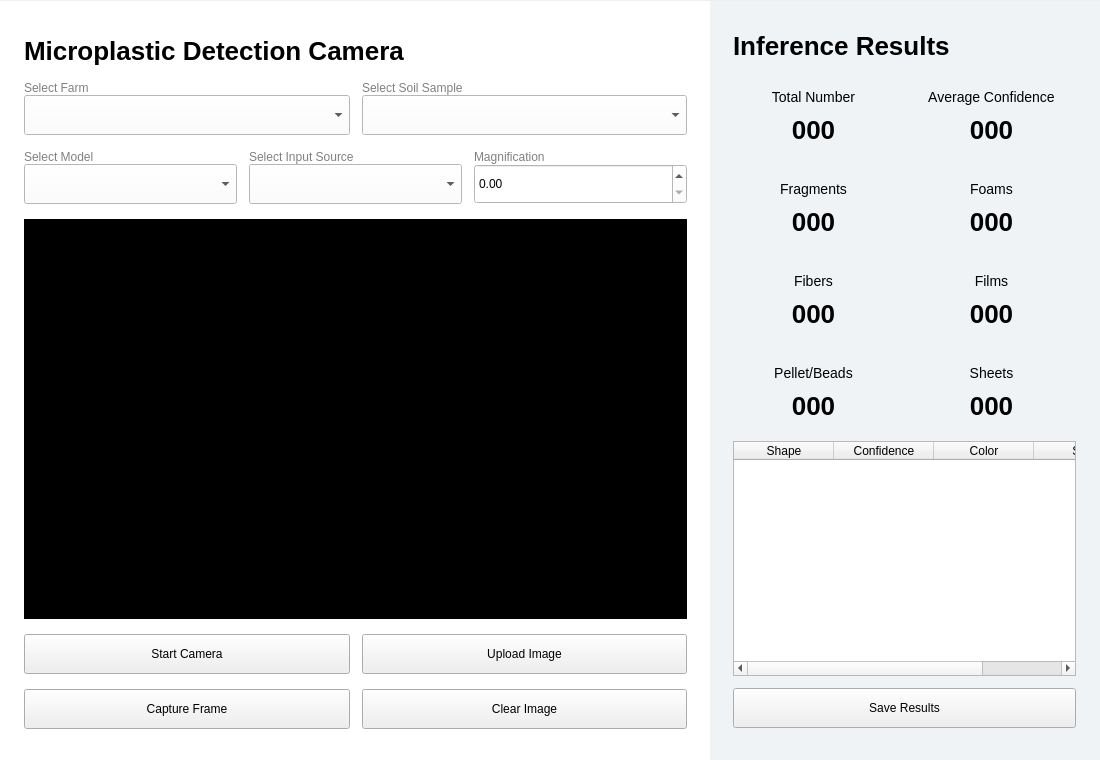
<?xml version="1.0" encoding="UTF-8"?>
<ui version="4.0">
 <class>Form</class>
 <widget class="QWidget" name="Form">
  <property name="windowModality">
   <enum>Qt::NonModal</enum>
  </property>
  <property name="geometry">
   <rect>
    <x>0</x>
    <y>0</y>
    <width>1100</width>
    <height>760</height>
   </rect>
  </property>
  <property name="sizePolicy">
   <sizepolicy hsizetype="Fixed" vsizetype="Fixed">
    <horstretch>0</horstretch>
    <verstretch>0</verstretch>
   </sizepolicy>
  </property>
  <property name="windowTitle">
   <string>Form</string>
  </property>
  <property name="styleSheet">
   <string notr="true">QWidget {
    font-family: &quot;Inter&quot;;
    font-size: 12pt;
}

QPushButton {
    background-color: black;
    color: white;
    border-radius: 5px;
	font-weight:bold;
}

QPushButton[designClass=&quot;lightButton&quot;] {
    background-color: white;
    color: black;
    border-radius: 5px;
border: 1px solid black;
font-weight:bold;
}

QFrame[designClass=&quot;inferenceCard&quot;]{
background-color:white;
border-radius:5px;
border: 1px solid rgb(134, 134, 134);
}

/*-----------------COMBO BOX----------------------------*/


QComboBox {
    background-color: #ffffff;
    border: 1px solid #d0d0d0;
    border-radius: 6px;
    padding: 6px 30px 6px 10px;
    font-size: 13px;
    color: #333333;
}

QComboBox:hover {
    border: 1px solid #a0a0a0;
}

QComboBox:focus {
    border: 1px solid #0078d4;
}

QComboBox::drop-down {
    border: none;
    width: 25px;
}

/* Use a ▼ Unicode symbol instead of a PNG */
QComboBox::down-arrow {
    color: #555555;
    font-size: 12px;
    content: &quot;\25BC&quot;;  /* ▼ */
    margin-right: 8px;
}


/*-----------------SPIN BOX-------------------------------*/
QDoubleSpinBox {
    background-color: #ffffff;
    border: 1px solid #d0d0d0;
    border-radius: 6px;
    padding: 6px 10px;
    font-size: 13px;
    color: #333333;
}

QDoubleSpinBox:hover {
    border: 1px solid #a0a0a0;
}

QDoubleSpinBox:focus {
    border: 1px solid #0078d4;
}

/* Remove the ugly default arrows styling */
QDoubleSpinBox::up-button, 
QDoubleSpinBox::down-button {
    background: transparent;
    border: none;
    width: 20px;
}

/* Modern minimal up/down arrows */
QDoubleSpinBox::up-arrow {
    image: url(:/qt-project.org/styles/commonstyle/images/arrow-up-16.png);
    width: 10px;
    height: 10px;
}

QDoubleSpinBox::down-arrow {
    image: url(:/qt-project.org/styles/commonstyle/images/arrow-down-16.png);
    width: 10px;
    height: 10px;
}

/* Dropdown-style popup for editing (if applicable) */
QDoubleSpinBox QAbstractItemView {
    background-color: #ffffff;
    border: 1px solid #cfcfcf;
    border-radius: 6px;
    padding: 4px;
    selection-background-color: #e6f2ff;
}

/*-----------------LINE EDIT----------------------------*/

QLineEdit {
    background-color: #ffffff;
    border: 1px solid #d0d0d0;
    border-radius: 6px;
    padding: 6px 10px;
    font-size: 13px;
    color: #333333;
    selection-background-color: #cce4ff;  /* light blue text highlight */
}

QLineEdit:hover {
    border: 1px solid #a0a0a0;
}

QLineEdit:focus {
    border: 1px solid #0078d4; /* same focus blue as combobox */
    outline: none;
}
</string>
  </property>
  <widget class="QWidget" name="widget" native="true">
   <property name="geometry">
    <rect>
     <x>0</x>
     <y>0</y>
     <width>1100</width>
     <height>760</height>
    </rect>
   </property>
   <widget class="QWidget" name="layoutWidget">
    <property name="geometry">
     <rect>
      <x>0</x>
      <y>0</y>
      <width>1102</width>
      <height>762</height>
     </rect>
    </property>
    <layout class="QHBoxLayout" name="horizontalLayout_2">
     <property name="spacing">
      <number>0</number>
     </property>
     <item>
      <widget class="QWidget" name="cameraSection" native="true">
       <property name="sizePolicy">
        <sizepolicy hsizetype="Fixed" vsizetype="Fixed">
         <horstretch>0</horstretch>
         <verstretch>0</verstretch>
        </sizepolicy>
       </property>
       <property name="minimumSize">
        <size>
         <width>710</width>
         <height>760</height>
        </size>
       </property>
       <property name="styleSheet">
        <string notr="true">#cameraSection{
background-color:white;
}</string>
       </property>
       <widget class="QWidget" name="layoutWidget">
        <property name="geometry">
         <rect>
          <x>0</x>
          <y>0</y>
          <width>711</width>
          <height>767</height>
         </rect>
        </property>
        <layout class="QVBoxLayout" name="verticalLayout_5">
         <property name="spacing">
          <number>12</number>
         </property>
         <property name="leftMargin">
          <number>24</number>
         </property>
         <property name="topMargin">
          <number>32</number>
         </property>
         <property name="rightMargin">
          <number>24</number>
         </property>
         <property name="bottomMargin">
          <number>32</number>
         </property>
         <item>
          <widget class="QLabel" name="label">
           <property name="sizePolicy">
            <sizepolicy hsizetype="Minimum" vsizetype="Fixed">
             <horstretch>0</horstretch>
             <verstretch>0</verstretch>
            </sizepolicy>
           </property>
           <property name="styleSheet">
            <string notr="true">QLabel {
font-size: 26px;
font-weight:bold;
}</string>
           </property>
           <property name="text">
            <string>Microplastic Detection Camera</string>
           </property>
          </widget>
         </item>
         <item>
          <layout class="QHBoxLayout" name="horizontalLayout_3">
           <item>
            <layout class="QVBoxLayout" name="verticalLayout">
             <property name="spacing">
              <number>0</number>
             </property>
             <item>
              <widget class="QLabel" name="label_2">
               <property name="sizePolicy">
                <sizepolicy hsizetype="Fixed" vsizetype="Fixed">
                 <horstretch>0</horstretch>
                 <verstretch>0</verstretch>
                </sizepolicy>
               </property>
               <property name="styleSheet">
                <string notr="true">QLabel {
color:gray;
}</string>
               </property>
               <property name="text">
                <string>Select Farm</string>
               </property>
              </widget>
             </item>
             <item>
              <widget class="QComboBox" name="farmCombo">
               <property name="minimumSize">
                <size>
                 <width>0</width>
                 <height>40</height>
                </size>
               </property>
               <property name="cursor">
                <cursorShape>PointingHandCursor</cursorShape>
               </property>
               <property name="styleSheet">
                <string notr="true">QComboBox{
background-color:white;
color:black;
}</string>
               </property>
               <property name="frame">
                <bool>true</bool>
               </property>
              </widget>
             </item>
            </layout>
           </item>
           <item>
            <layout class="QVBoxLayout" name="verticalLayout_2">
             <property name="spacing">
              <number>0</number>
             </property>
             <item>
              <widget class="QLabel" name="label_3">
               <property name="sizePolicy">
                <sizepolicy hsizetype="Fixed" vsizetype="Fixed">
                 <horstretch>0</horstretch>
                 <verstretch>0</verstretch>
                </sizepolicy>
               </property>
               <property name="styleSheet">
                <string notr="true">QLabel {
color:gray;
}</string>
               </property>
               <property name="text">
                <string>Select Soil Sample</string>
               </property>
              </widget>
             </item>
             <item>
              <widget class="QComboBox" name="soilCombo">
               <property name="minimumSize">
                <size>
                 <width>0</width>
                 <height>40</height>
                </size>
               </property>
               <property name="styleSheet">
                <string notr="true">QComboBox{
background-color:white;
color:black;
}</string>
               </property>
               <property name="frame">
                <bool>true</bool>
               </property>
              </widget>
             </item>
            </layout>
           </item>
          </layout>
         </item>
         <item>
          <layout class="QHBoxLayout" name="horizontalLayout_4">
           <item>
            <layout class="QVBoxLayout" name="modelCombo">
             <property name="spacing">
              <number>0</number>
             </property>
             <item>
              <widget class="QLabel" name="label_5">
               <property name="sizePolicy">
                <sizepolicy hsizetype="Fixed" vsizetype="Fixed">
                 <horstretch>0</horstretch>
                 <verstretch>0</verstretch>
                </sizepolicy>
               </property>
               <property name="styleSheet">
                <string notr="true">QLabel {
color:gray;
}</string>
               </property>
               <property name="text">
                <string>Select Model</string>
               </property>
              </widget>
             </item>
             <item>
              <widget class="QComboBox" name="sourceCombo_2">
               <property name="minimumSize">
                <size>
                 <width>0</width>
                 <height>40</height>
                </size>
               </property>
               <property name="styleSheet">
                <string notr="true">QComboBox{
background-color:white;
color:black;
}</string>
               </property>
               <property name="frame">
                <bool>true</bool>
               </property>
              </widget>
             </item>
            </layout>
           </item>
           <item>
            <layout class="QVBoxLayout" name="verticalLayout_3">
             <property name="spacing">
              <number>0</number>
             </property>
             <item>
              <widget class="QLabel" name="label_4">
               <property name="sizePolicy">
                <sizepolicy hsizetype="Fixed" vsizetype="Fixed">
                 <horstretch>0</horstretch>
                 <verstretch>0</verstretch>
                </sizepolicy>
               </property>
               <property name="styleSheet">
                <string notr="true">QLabel {
color:gray;
}</string>
               </property>
               <property name="text">
                <string>Select Input Source</string>
               </property>
              </widget>
             </item>
             <item>
              <widget class="QComboBox" name="sourceCombo">
               <property name="minimumSize">
                <size>
                 <width>0</width>
                 <height>40</height>
                </size>
               </property>
               <property name="styleSheet">
                <string notr="true">QComboBox{
background-color:white;
color:black;
}</string>
               </property>
               <property name="frame">
                <bool>true</bool>
               </property>
              </widget>
             </item>
            </layout>
           </item>
           <item>
            <layout class="QVBoxLayout" name="verticalLayout_4">
             <property name="spacing">
              <number>0</number>
             </property>
             <item>
              <widget class="QLabel" name="label_6">
               <property name="sizePolicy">
                <sizepolicy hsizetype="Fixed" vsizetype="Fixed">
                 <horstretch>0</horstretch>
                 <verstretch>0</verstretch>
                </sizepolicy>
               </property>
               <property name="styleSheet">
                <string notr="true">QLabel {
color:gray;
}</string>
               </property>
               <property name="text">
                <string>Magnification</string>
               </property>
              </widget>
             </item>
             <item>
              <widget class="QDoubleSpinBox" name="doubleSpinBox">
               <property name="minimumSize">
                <size>
                 <width>0</width>
                 <height>40</height>
                </size>
               </property>
               <property name="styleSheet">
                <string notr="true">QDoubleSpinBox{
background-color:white;
color:black;
}</string>
               </property>
               <property name="wrapping">
                <bool>false</bool>
               </property>
               <property name="frame">
                <bool>true</bool>
               </property>
              </widget>
             </item>
            </layout>
           </item>
          </layout>
         </item>
         <item>
          <widget class="QGraphicsView" name="cameraView">
           <property name="sizePolicy">
            <sizepolicy hsizetype="Minimum" vsizetype="Fixed">
             <horstretch>0</horstretch>
             <verstretch>0</verstretch>
            </sizepolicy>
           </property>
           <property name="minimumSize">
            <size>
             <width>655</width>
             <height>400</height>
            </size>
           </property>
           <property name="styleSheet">
            <string notr="true">QWidget{
background-color:black;
}</string>
           </property>
           <property name="sizeAdjustPolicy">
            <enum>QAbstractScrollArea::AdjustIgnored</enum>
           </property>
          </widget>
         </item>
         <item>
          <layout class="QHBoxLayout" name="horizontalLayout_5">
           <item>
            <widget class="QPushButton" name="cameraControlButton">
             <property name="minimumSize">
              <size>
               <width>0</width>
               <height>40</height>
              </size>
             </property>
             <property name="text">
              <string>Start Camera</string>
             </property>
             <property name="designClass" stdset="0">
              <string>lightButton</string>
             </property>
            </widget>
           </item>
           <item>
            <widget class="QPushButton" name="imgUploadButton">
             <property name="minimumSize">
              <size>
               <width>0</width>
               <height>40</height>
              </size>
             </property>
             <property name="text">
              <string>Upload Image</string>
             </property>
             <property name="designClass" stdset="0">
              <string>lightButton</string>
             </property>
            </widget>
           </item>
          </layout>
         </item>
         <item>
          <layout class="QHBoxLayout" name="horizontalLayout_6">
           <item>
            <widget class="QPushButton" name="captureButton">
             <property name="minimumSize">
              <size>
               <width>0</width>
               <height>40</height>
              </size>
             </property>
             <property name="text">
              <string>Capture Frame</string>
             </property>
            </widget>
           </item>
           <item>
            <widget class="QPushButton" name="clearImgButton">
             <property name="minimumSize">
              <size>
               <width>0</width>
               <height>40</height>
              </size>
             </property>
             <property name="text">
              <string>Clear Image</string>
             </property>
            </widget>
           </item>
          </layout>
         </item>
        </layout>
       </widget>
      </widget>
     </item>
     <item>
      <widget class="QWidget" name="resultsSection" native="true">
       <property name="sizePolicy">
        <sizepolicy hsizetype="Fixed" vsizetype="Fixed">
         <horstretch>0</horstretch>
         <verstretch>0</verstretch>
        </sizepolicy>
       </property>
       <property name="minimumSize">
        <size>
         <width>390</width>
         <height>760</height>
        </size>
       </property>
       <property name="styleSheet">
        <string notr="true">#resultsSection{
background-color:  #f0f3f6;
}

QLabel {
background-color:none;
}</string>
       </property>
       <widget class="QWidget" name="layoutWidget">
        <property name="geometry">
         <rect>
          <x>-1</x>
          <y>-2</y>
          <width>391</width>
          <height>761</height>
         </rect>
        </property>
        <layout class="QVBoxLayout" name="verticalLayout_17">
         <property name="spacing">
          <number>12</number>
         </property>
         <property name="leftMargin">
          <number>24</number>
         </property>
         <property name="topMargin">
          <number>32</number>
         </property>
         <property name="rightMargin">
          <number>24</number>
         </property>
         <property name="bottomMargin">
          <number>32</number>
         </property>
         <item>
          <widget class="QLabel" name="label_7">
           <property name="sizePolicy">
            <sizepolicy hsizetype="Minimum" vsizetype="Fixed">
             <horstretch>0</horstretch>
             <verstretch>0</verstretch>
            </sizepolicy>
           </property>
           <property name="styleSheet">
            <string notr="true">QLabel {
font-size: 26px;
font-weight:bold;
background-color:none;
}</string>
           </property>
           <property name="text">
            <string>Inference Results</string>
           </property>
          </widget>
         </item>
         <item>
          <layout class="QHBoxLayout" name="horizontalLayout_7">
           <item>
            <widget class="QFrame" name="frame">
             <property name="sizePolicy">
              <sizepolicy hsizetype="Minimum" vsizetype="Minimum">
               <horstretch>0</horstretch>
               <verstretch>0</verstretch>
              </sizepolicy>
             </property>
             <property name="minimumSize">
              <size>
               <width>160</width>
               <height>80</height>
              </size>
             </property>
             <property name="frameShape">
              <enum>QFrame::NoFrame</enum>
             </property>
             <property name="designClass" stdset="0">
              <string>inferenceCard</string>
             </property>
             <widget class="QWidget" name="layoutWidget">
              <property name="geometry">
               <rect>
                <x>0</x>
                <y>0</y>
                <width>161</width>
                <height>84</height>
               </rect>
              </property>
              <layout class="QVBoxLayout" name="verticalLayout_6">
               <property name="topMargin">
                <number>12</number>
               </property>
               <property name="bottomMargin">
                <number>12</number>
               </property>
               <item>
                <widget class="QLabel" name="label_8">
                 <property name="sizePolicy">
                  <sizepolicy hsizetype="Minimum" vsizetype="Minimum">
                   <horstretch>0</horstretch>
                   <verstretch>0</verstretch>
                  </sizepolicy>
                 </property>
                 <property name="styleSheet">
                  <string notr="true">QLabel {
font-size: 14px;
background-color:none;
}</string>
                 </property>
                 <property name="text">
                  <string>Total Number</string>
                 </property>
                 <property name="alignment">
                  <set>Qt::AlignCenter</set>
                 </property>
                </widget>
               </item>
               <item>
                <widget class="QLabel" name="totalCount">
                 <property name="sizePolicy">
                  <sizepolicy hsizetype="Minimum" vsizetype="Minimum">
                   <horstretch>0</horstretch>
                   <verstretch>0</verstretch>
                  </sizepolicy>
                 </property>
                 <property name="styleSheet">
                  <string notr="true">QLabel {
font-size: 26px;
font-weight:bold;
background-color:none;
}</string>
                 </property>
                 <property name="text">
                  <string>000</string>
                 </property>
                 <property name="alignment">
                  <set>Qt::AlignCenter</set>
                 </property>
                </widget>
               </item>
              </layout>
             </widget>
            </widget>
           </item>
           <item>
            <widget class="QFrame" name="frame_2">
             <property name="sizePolicy">
              <sizepolicy hsizetype="Minimum" vsizetype="Minimum">
               <horstretch>0</horstretch>
               <verstretch>0</verstretch>
              </sizepolicy>
             </property>
             <property name="minimumSize">
              <size>
               <width>160</width>
               <height>80</height>
              </size>
             </property>
             <property name="frameShape">
              <enum>QFrame::NoFrame</enum>
             </property>
             <property name="designClass" stdset="0">
              <string>inferenceCard</string>
             </property>
             <widget class="QWidget" name="layoutWidget_5">
              <property name="geometry">
               <rect>
                <x>0</x>
                <y>0</y>
                <width>161</width>
                <height>84</height>
               </rect>
              </property>
              <layout class="QVBoxLayout" name="verticalLayout_8">
               <property name="topMargin">
                <number>12</number>
               </property>
               <property name="bottomMargin">
                <number>12</number>
               </property>
               <item>
                <widget class="QLabel" name="label_10">
                 <property name="sizePolicy">
                  <sizepolicy hsizetype="Minimum" vsizetype="Minimum">
                   <horstretch>0</horstretch>
                   <verstretch>0</verstretch>
                  </sizepolicy>
                 </property>
                 <property name="styleSheet">
                  <string notr="true">QLabel {
font-size: 14px;
background-color:none;
}</string>
                 </property>
                 <property name="text">
                  <string>Average Confidence</string>
                 </property>
                 <property name="alignment">
                  <set>Qt::AlignCenter</set>
                 </property>
                </widget>
               </item>
               <item>
                <widget class="QLabel" name="aveConfidence">
                 <property name="sizePolicy">
                  <sizepolicy hsizetype="Minimum" vsizetype="Minimum">
                   <horstretch>0</horstretch>
                   <verstretch>0</verstretch>
                  </sizepolicy>
                 </property>
                 <property name="styleSheet">
                  <string notr="true">QLabel {
font-size: 26px;
font-weight:bold;
background-color:none;
}</string>
                 </property>
                 <property name="text">
                  <string>000</string>
                 </property>
                 <property name="alignment">
                  <set>Qt::AlignCenter</set>
                 </property>
                </widget>
               </item>
              </layout>
             </widget>
            </widget>
           </item>
          </layout>
         </item>
         <item>
          <layout class="QHBoxLayout" name="horizontalLayout_8">
           <item>
            <widget class="QFrame" name="frame_3">
             <property name="sizePolicy">
              <sizepolicy hsizetype="Minimum" vsizetype="Minimum">
               <horstretch>0</horstretch>
               <verstretch>0</verstretch>
              </sizepolicy>
             </property>
             <property name="minimumSize">
              <size>
               <width>160</width>
               <height>80</height>
              </size>
             </property>
             <property name="frameShape">
              <enum>QFrame::NoFrame</enum>
             </property>
             <property name="designClass" stdset="0">
              <string>inferenceCard</string>
             </property>
             <widget class="QWidget" name="layoutWidget_9">
              <property name="geometry">
               <rect>
                <x>0</x>
                <y>0</y>
                <width>161</width>
                <height>84</height>
               </rect>
              </property>
              <layout class="QVBoxLayout" name="verticalLayout_11">
               <property name="topMargin">
                <number>12</number>
               </property>
               <property name="bottomMargin">
                <number>12</number>
               </property>
               <item>
                <widget class="QLabel" name="label_13">
                 <property name="sizePolicy">
                  <sizepolicy hsizetype="Minimum" vsizetype="Minimum">
                   <horstretch>0</horstretch>
                   <verstretch>0</verstretch>
                  </sizepolicy>
                 </property>
                 <property name="styleSheet">
                  <string notr="true">QLabel {
font-size: 14px;
background-color:none;
}</string>
                 </property>
                 <property name="text">
                  <string>Fragments</string>
                 </property>
                 <property name="alignment">
                  <set>Qt::AlignCenter</set>
                 </property>
                </widget>
               </item>
               <item>
                <widget class="QLabel" name="fragmentsCount">
                 <property name="sizePolicy">
                  <sizepolicy hsizetype="Minimum" vsizetype="Minimum">
                   <horstretch>0</horstretch>
                   <verstretch>0</verstretch>
                  </sizepolicy>
                 </property>
                 <property name="styleSheet">
                  <string notr="true">QLabel {
font-size: 26px;
font-weight:bold;
background-color:none;
}</string>
                 </property>
                 <property name="text">
                  <string>000</string>
                 </property>
                 <property name="alignment">
                  <set>Qt::AlignCenter</set>
                 </property>
                </widget>
               </item>
              </layout>
             </widget>
            </widget>
           </item>
           <item>
            <widget class="QFrame" name="frame_4">
             <property name="sizePolicy">
              <sizepolicy hsizetype="Minimum" vsizetype="Minimum">
               <horstretch>0</horstretch>
               <verstretch>0</verstretch>
              </sizepolicy>
             </property>
             <property name="minimumSize">
              <size>
               <width>160</width>
               <height>80</height>
              </size>
             </property>
             <property name="frameShape">
              <enum>QFrame::NoFrame</enum>
             </property>
             <property name="designClass" stdset="0">
              <string>inferenceCard</string>
             </property>
             <widget class="QWidget" name="layoutWidget_10">
              <property name="geometry">
               <rect>
                <x>0</x>
                <y>0</y>
                <width>161</width>
                <height>84</height>
               </rect>
              </property>
              <layout class="QVBoxLayout" name="verticalLayout_12">
               <property name="topMargin">
                <number>12</number>
               </property>
               <property name="bottomMargin">
                <number>12</number>
               </property>
               <item>
                <widget class="QLabel" name="label_14">
                 <property name="sizePolicy">
                  <sizepolicy hsizetype="Minimum" vsizetype="Minimum">
                   <horstretch>0</horstretch>
                   <verstretch>0</verstretch>
                  </sizepolicy>
                 </property>
                 <property name="styleSheet">
                  <string notr="true">QLabel {
font-size: 14px;
background-color:none;
}</string>
                 </property>
                 <property name="text">
                  <string>Foams</string>
                 </property>
                 <property name="alignment">
                  <set>Qt::AlignCenter</set>
                 </property>
                </widget>
               </item>
               <item>
                <widget class="QLabel" name="foamsCount">
                 <property name="sizePolicy">
                  <sizepolicy hsizetype="Minimum" vsizetype="Minimum">
                   <horstretch>0</horstretch>
                   <verstretch>0</verstretch>
                  </sizepolicy>
                 </property>
                 <property name="styleSheet">
                  <string notr="true">QLabel {
font-size: 26px;
font-weight:bold;
background-color:none;
}</string>
                 </property>
                 <property name="text">
                  <string>000</string>
                 </property>
                 <property name="alignment">
                  <set>Qt::AlignCenter</set>
                 </property>
                </widget>
               </item>
              </layout>
             </widget>
            </widget>
           </item>
          </layout>
         </item>
         <item>
          <layout class="QHBoxLayout" name="horizontalLayout_9">
           <item>
            <widget class="QFrame" name="frame_5">
             <property name="sizePolicy">
              <sizepolicy hsizetype="Minimum" vsizetype="Minimum">
               <horstretch>0</horstretch>
               <verstretch>0</verstretch>
              </sizepolicy>
             </property>
             <property name="minimumSize">
              <size>
               <width>160</width>
               <height>80</height>
              </size>
             </property>
             <property name="frameShape">
              <enum>QFrame::NoFrame</enum>
             </property>
             <property name="designClass" stdset="0">
              <string>inferenceCard</string>
             </property>
             <widget class="QWidget" name="layoutWidget_12">
              <property name="geometry">
               <rect>
                <x>0</x>
                <y>0</y>
                <width>161</width>
                <height>84</height>
               </rect>
              </property>
              <layout class="QVBoxLayout" name="verticalLayout_13">
               <property name="topMargin">
                <number>12</number>
               </property>
               <property name="bottomMargin">
                <number>12</number>
               </property>
               <item>
                <widget class="QLabel" name="label_15">
                 <property name="sizePolicy">
                  <sizepolicy hsizetype="Minimum" vsizetype="Minimum">
                   <horstretch>0</horstretch>
                   <verstretch>0</verstretch>
                  </sizepolicy>
                 </property>
                 <property name="styleSheet">
                  <string notr="true">QLabel {
font-size: 14px;
background-color:none;
}</string>
                 </property>
                 <property name="text">
                  <string>Fibers</string>
                 </property>
                 <property name="alignment">
                  <set>Qt::AlignCenter</set>
                 </property>
                </widget>
               </item>
               <item>
                <widget class="QLabel" name="fibersCount">
                 <property name="sizePolicy">
                  <sizepolicy hsizetype="Minimum" vsizetype="Minimum">
                   <horstretch>0</horstretch>
                   <verstretch>0</verstretch>
                  </sizepolicy>
                 </property>
                 <property name="styleSheet">
                  <string notr="true">QLabel {
font-size: 26px;
font-weight:bold;
background-color:none;
}</string>
                 </property>
                 <property name="text">
                  <string>000</string>
                 </property>
                 <property name="alignment">
                  <set>Qt::AlignCenter</set>
                 </property>
                </widget>
               </item>
              </layout>
             </widget>
            </widget>
           </item>
           <item>
            <widget class="QFrame" name="frame_6">
             <property name="sizePolicy">
              <sizepolicy hsizetype="Minimum" vsizetype="Minimum">
               <horstretch>0</horstretch>
               <verstretch>0</verstretch>
              </sizepolicy>
             </property>
             <property name="minimumSize">
              <size>
               <width>160</width>
               <height>80</height>
              </size>
             </property>
             <property name="frameShape">
              <enum>QFrame::NoFrame</enum>
             </property>
             <property name="designClass" stdset="0">
              <string>inferenceCard</string>
             </property>
             <widget class="QWidget" name="layoutWidget_13">
              <property name="geometry">
               <rect>
                <x>0</x>
                <y>0</y>
                <width>161</width>
                <height>84</height>
               </rect>
              </property>
              <layout class="QVBoxLayout" name="verticalLayout_14">
               <property name="topMargin">
                <number>12</number>
               </property>
               <property name="bottomMargin">
                <number>12</number>
               </property>
               <item>
                <widget class="QLabel" name="label_16">
                 <property name="sizePolicy">
                  <sizepolicy hsizetype="Minimum" vsizetype="Minimum">
                   <horstretch>0</horstretch>
                   <verstretch>0</verstretch>
                  </sizepolicy>
                 </property>
                 <property name="styleSheet">
                  <string notr="true">QLabel {
font-size: 14px;
background-color:none;
}</string>
                 </property>
                 <property name="text">
                  <string>Films</string>
                 </property>
                 <property name="alignment">
                  <set>Qt::AlignCenter</set>
                 </property>
                </widget>
               </item>
               <item>
                <widget class="QLabel" name="filmsCount">
                 <property name="sizePolicy">
                  <sizepolicy hsizetype="Minimum" vsizetype="Minimum">
                   <horstretch>0</horstretch>
                   <verstretch>0</verstretch>
                  </sizepolicy>
                 </property>
                 <property name="styleSheet">
                  <string notr="true">QLabel {
font-size: 26px;
font-weight:bold;
background-color:none;
}</string>
                 </property>
                 <property name="text">
                  <string>000</string>
                 </property>
                 <property name="alignment">
                  <set>Qt::AlignCenter</set>
                 </property>
                </widget>
               </item>
              </layout>
             </widget>
            </widget>
           </item>
          </layout>
         </item>
         <item>
          <layout class="QHBoxLayout" name="horizontalLayout_10">
           <item>
            <widget class="QFrame" name="frame_7">
             <property name="sizePolicy">
              <sizepolicy hsizetype="Minimum" vsizetype="Minimum">
               <horstretch>0</horstretch>
               <verstretch>0</verstretch>
              </sizepolicy>
             </property>
             <property name="minimumSize">
              <size>
               <width>160</width>
               <height>80</height>
              </size>
             </property>
             <property name="frameShape">
              <enum>QFrame::NoFrame</enum>
             </property>
             <property name="designClass" stdset="0">
              <string>inferenceCard</string>
             </property>
             <widget class="QWidget" name="layoutWidget_15">
              <property name="geometry">
               <rect>
                <x>0</x>
                <y>0</y>
                <width>161</width>
                <height>84</height>
               </rect>
              </property>
              <layout class="QVBoxLayout" name="verticalLayout_15">
               <property name="topMargin">
                <number>12</number>
               </property>
               <property name="bottomMargin">
                <number>12</number>
               </property>
               <item>
                <widget class="QLabel" name="label_17">
                 <property name="sizePolicy">
                  <sizepolicy hsizetype="Minimum" vsizetype="Minimum">
                   <horstretch>0</horstretch>
                   <verstretch>0</verstretch>
                  </sizepolicy>
                 </property>
                 <property name="styleSheet">
                  <string notr="true">QLabel {
font-size: 14px;
background-color:none;
}</string>
                 </property>
                 <property name="text">
                  <string>Pellet/Beads</string>
                 </property>
                 <property name="alignment">
                  <set>Qt::AlignCenter</set>
                 </property>
                </widget>
               </item>
               <item>
                <widget class="QLabel" name="beadsCount">
                 <property name="sizePolicy">
                  <sizepolicy hsizetype="Minimum" vsizetype="Minimum">
                   <horstretch>0</horstretch>
                   <verstretch>0</verstretch>
                  </sizepolicy>
                 </property>
                 <property name="styleSheet">
                  <string notr="true">QLabel {
font-size: 26px;
font-weight:bold;
background-color:none;
}</string>
                 </property>
                 <property name="text">
                  <string>000</string>
                 </property>
                 <property name="alignment">
                  <set>Qt::AlignCenter</set>
                 </property>
                </widget>
               </item>
              </layout>
             </widget>
            </widget>
           </item>
           <item>
            <widget class="QFrame" name="frame_8">
             <property name="sizePolicy">
              <sizepolicy hsizetype="Minimum" vsizetype="Minimum">
               <horstretch>0</horstretch>
               <verstretch>0</verstretch>
              </sizepolicy>
             </property>
             <property name="minimumSize">
              <size>
               <width>160</width>
               <height>80</height>
              </size>
             </property>
             <property name="frameShape">
              <enum>QFrame::NoFrame</enum>
             </property>
             <property name="designClass" stdset="0">
              <string>inferenceCard</string>
             </property>
             <widget class="QWidget" name="layoutWidget_16">
              <property name="geometry">
               <rect>
                <x>0</x>
                <y>0</y>
                <width>161</width>
                <height>84</height>
               </rect>
              </property>
              <layout class="QVBoxLayout" name="verticalLayout_16">
               <property name="topMargin">
                <number>12</number>
               </property>
               <property name="bottomMargin">
                <number>12</number>
               </property>
               <item>
                <widget class="QLabel" name="label_18">
                 <property name="sizePolicy">
                  <sizepolicy hsizetype="Minimum" vsizetype="Minimum">
                   <horstretch>0</horstretch>
                   <verstretch>0</verstretch>
                  </sizepolicy>
                 </property>
                 <property name="styleSheet">
                  <string notr="true">QLabel {
font-size: 14px;
background-color:none;
}</string>
                 </property>
                 <property name="text">
                  <string>Sheets</string>
                 </property>
                 <property name="alignment">
                  <set>Qt::AlignCenter</set>
                 </property>
                </widget>
               </item>
               <item>
                <widget class="QLabel" name="sheetsCount">
                 <property name="sizePolicy">
                  <sizepolicy hsizetype="Minimum" vsizetype="Minimum">
                   <horstretch>0</horstretch>
                   <verstretch>0</verstretch>
                  </sizepolicy>
                 </property>
                 <property name="styleSheet">
                  <string notr="true">QLabel {
font-size: 26px;
font-weight:bold;
background-color:none;
}</string>
                 </property>
                 <property name="text">
                  <string>000</string>
                 </property>
                 <property name="alignment">
                  <set>Qt::AlignCenter</set>
                 </property>
                </widget>
               </item>
              </layout>
             </widget>
            </widget>
           </item>
          </layout>
         </item>
         <item>
          <widget class="QTableWidget" name="inferenceTable">
           <column>
            <property name="text">
             <string>Shape</string>
            </property>
           </column>
           <column>
            <property name="text">
             <string>Confidence</string>
            </property>
           </column>
           <column>
            <property name="text">
             <string>Color</string>
            </property>
           </column>
           <column>
            <property name="text">
             <string>Size</string>
            </property>
           </column>
          </widget>
         </item>
         <item>
          <widget class="QPushButton" name="saveResultButton">
           <property name="minimumSize">
            <size>
             <width>0</width>
             <height>40</height>
            </size>
           </property>
           <property name="text">
            <string>Save Results</string>
           </property>
          </widget>
         </item>
        </layout>
       </widget>
      </widget>
     </item>
    </layout>
   </widget>
  </widget>
 </widget>
 <resources/>
 <connections/>
</ui>
